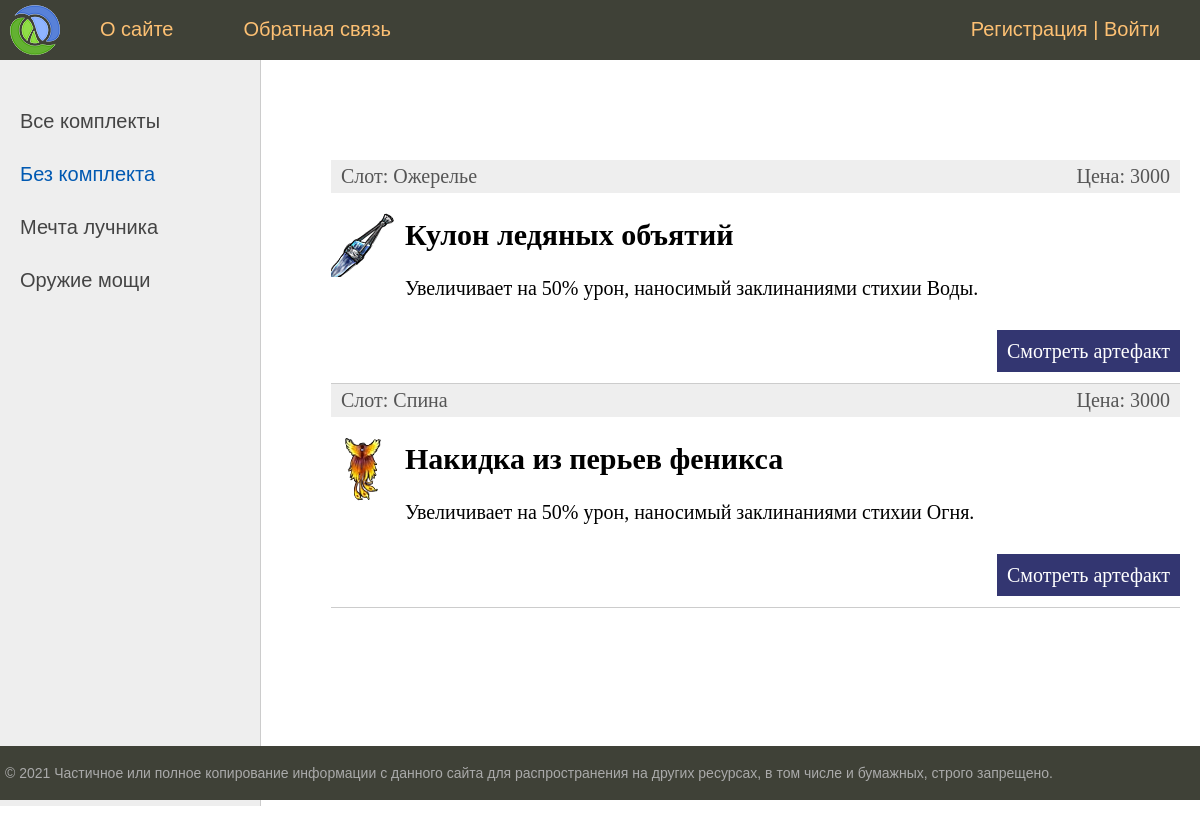
The app's page /set/1/ with its own data.
### Artifacts/models.py (models this page shows, shortened)
class Sets(models.Model):
    set_name = models.CharField(max_length=255, db_index=True)
    bonus = models.TextField()
    def get_absolute_url(self):
        return reverse('set', kwargs={'set_id': self.pk})
    class Meta:
        verbose_name = 'Комплекты'
        verbose_name_plural = 'Комплекты'

class Artifacts(models.Model):
    title = models.CharField(max_length=255)
    stats = models.TextField()
    price = models.IntegerField()
    history = models.TextField()
    slot = models.CharField(max_length=255)
    photo = models.ImageField(upload_to='photos/')
    set = models.ForeignKey(Sets, on_delete=models.DO_NOTHING)
    time_create = models.DateTimeField(auto_now_add=True, blank=True)
    time_update = models.DateTimeField(auto_now=True, blank=True)
    is_published = models.BooleanField(default=True, blank=True)
    def get_absolute_url(self):
        return reverse('post', kwargs={'post_id': self.pk})
    class Meta:
        verbose_name = 'Артефакты'
        verbose_name_plural = 'Артефакты'

### Artifacts/views.py (the view)
# urls.py: path('set/<int:set_id>/', show_set, name='set')
def show_set(request, set_id):
    posts = Artifacts.objects.filter(set_id=set_id)
    sets = Sets.objects.all()
    context = {'posts': posts,
               'sets': sets,
               'menu': menu,
               'title': 'Отображение по комплектам',
               'set_selected': set_id}
    return render(request, 'index.html', context=context)

### Artifacts/templates/index.html (shortened to what this page needs)
{% extends 'base.html' %}
{% block content %}
<ul class="list-articles">
	{% for p in posts %}
			<li><div class="article-panel">
	<p class="first">Слот: {{p.slot}}</p>
	<p class="last"> Цена: {{p.price}}</p>
</div>
{% if p.photo %}
	<p><img class="img-article-left thumb" src="{{p.photo.url}}"></p>
{% endif %}
				<h2>{{p.title}}</h2>
	{% autoescape on %}
	{{p.stats|linebreaks|truncatewords:50}}
	{% endautoescape %}
			<p class="link-read-post"><a href="{{ p.get_absolute_url }}">Смотреть артефакт</a></p>
			</li>
	{% endfor %}
</ul>
{% endblock %}

### Artifacts/templates/base.html (shortened to what this page needs)
{% load static %}
<!DOCTYPE html>
<html>
<head>
	<link type="text/css" href="{% static 'css/styles.css' %}" rel="stylesheet" />
</head>
<body>
<table class="table-page" border=0 cellpadding="0" cellspacing="0">
<tr><td valign=top>
{% block mainmenu %}
		<div class="header">
			<ul id="mainmenu" class="mainmenu">
			<li class="logo"><a href="{% url 'home' %}"><div class="logo"></div></a></li>
{% for m in menu %}
			<li><a href="{% url m.url_name %}">{{m.title}}</a></li>
{% endfor %}
				{% if request.user.is_authenticated %}
			<li class="last"> {{user.username}} | <a href="{% url 'logout' %}">Выйти</a></li>
				{% else %}
			<li class="last"><a href="{% url 'register' %}">Регистрация</a> | <a href="{% url 'login' %}">Войти</a></li>
				{% endif %}
			</ul>
		</div>
{% endblock mainmenu %}
<table class="table-content" border=0 cellpadding="0" cellspacing="0">
<tr>
	<td valign="top" class="left-chapters">
	<ul id="leftchapters">
		{% if set_selected == 0 %}
		<li class="selected">Все комплекты</li>
		{% else %}
		<li><a href="{% url 'home' %}">Все комплекты</a></li>
		{% endif %}
		{% for s in sets %}
			{% if s.pk == set_selected %}
		<li class="selected">{{s.set_name}}</li>
			{% else %}
		<li><a href="{{ s.get_absolute_url }}"> {{s.set_name}} </a> </li>
			{% endif %}
		{% endfor %}
	</ul>
</td>
<td valign="top" class="content">
	<div class="content-text">
{% block content %}
{% endblock %}
	</div>
</td></tr></table>
</td></tr>
<tr><td valign=top>
	<div id="footer">
		<p>&copy; 2021 Частичное или полное копирование информации с данного сайта для распространения на других ресурсах, в том числе и бумажных, строго запрещено.</p>
	</div>
</td></tr></table>
</body>
</html>

### Artifacts/static/CSS/styles.css (style rules this page uses)
html, body { font-family: 'Arial'; margin: 0; padding: 0; height: 100%; width: 100%; color: #444; }
a { color: #0059b2; text-decoration: none; }
img { max-width: 600px; height: auto; }
img.img-article-left { max-width: 300px; height: auto; float: left; padding: 0 10px 10px 0; }
img.img-article-left.thumb { max-width: 150px; height: auto; }
p.link-read-post { text-align: right; }
p.link-read-post a { padding: 10px; min-width: 100px; background: #333671; color: #fff; text-decoration: none; }
div.article-panel { background: #eee; padding: 5px 10px 5px 10px; box-sizing: border-box; overflow: hidden; color: #555; }
div.article-panel p.first { margin: 0; float: left; }
div.article-panel p.last { margin: 0; float: right; }
ul.list-articles { list-style: none; margin: 0; padding: 0; }
ul.list-articles li { border-bottom: 1px solid #ccc; }
.table-page { width: 100%; height: 100%; vertical-align: top; }
.table-page tr { height: 100%; }
.header { background: #3F4137; height: 60px; }
.logo { background: url('../images/logo.png') no-repeat 10px 5px; width: 70px; height: 60px; }
ul.mainmenu { list-style: none; margin: 0; padding: 0; height: 60px; color: #fdc073; font-size: 20px; overflow: hidden; }
ul.mainmenu li { float: left; margin: 18px 40px 0 30px; }
ul.mainmenu li.logo { margin: 0; }
ul.mainmenu li.last { float: right; }
ul.mainmenu li a { color: #fdc073; text-decoration: none; }
.table-content { width: 100%; min-height: 100%; height: 100%; }
.left-chapters { margin: 0; background: #eee; border-right: 1px solid #ccc; min-height: 100%; }
.left-chapters ul { width: 230px; min-height: 100%; margin: 0; padding: 20px 10px 10px 20px; list-style: none; font-size: 20px; }
.left-chapters ul li { margin: 30px 0 0 0; color: #999; }
.left-chapters ul li.selected { color: #0059b2; }
.left-chapters ul li a { color: #444; text-decoration: none; }
.content { padding: 40px 20px 20px 40px; width: 100%; box-sizing: border-box; }
.content-text { margin: 60px 0 0 30px; color: #000; font-size: 20px; font-family: Yandex Sans Display Light; }
#footer { box-sizing: border-box; background: #3F4137; padding: 5px; color: #aaa; font-size: 14px; font-family: Verdana, Geneva, Arial, Helvetica; text-align: left; overflow: hidden; }

### records on screen
Sets: set_name "Без комплекта"
Sets: set_name "Мечта лучника"
Sets: set_name "Оружие мощи"
Artifacts: slot "Ожерелье", price "3000", photo (picture), title "Кулон ледяных объятий", stats "Увеличивает на 50% урон, наносимый заклинаниями стихии Воды."
Artifacts: slot "Спина", price "3000", photo (picture), title "Накидка из перьев феникса", stats "Увеличивает на 50% урон, наносимый заклинаниями стихии Огня."

### other values on screen
{{ m.title }} "О сайте" "Обратная связь"
